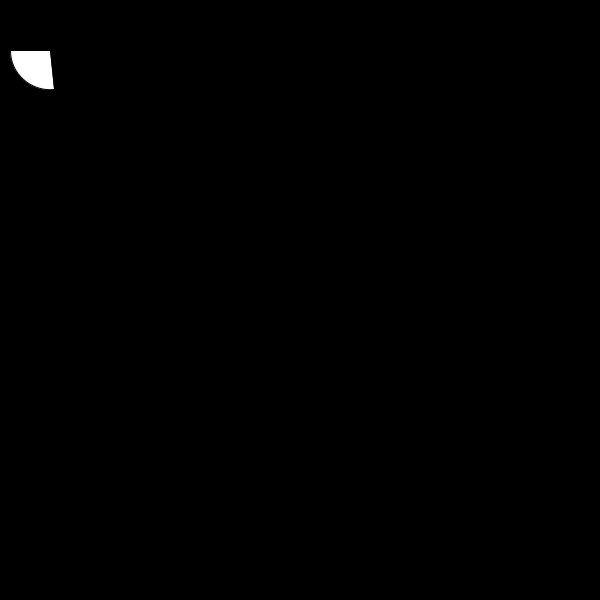
Frame 1 (no input)
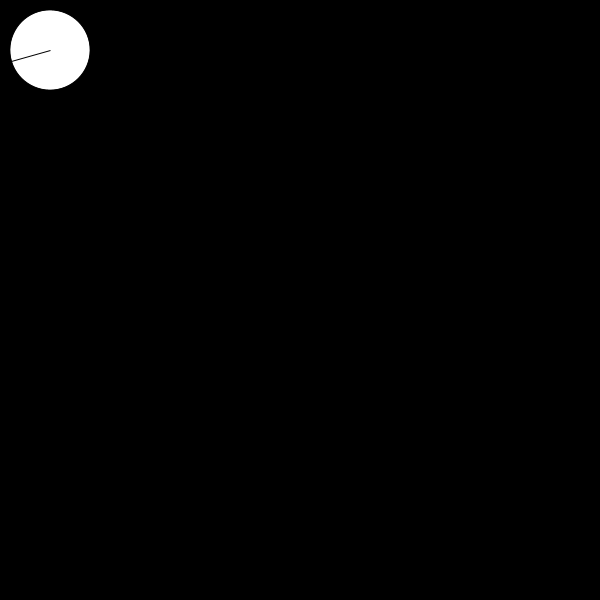
Frame 60 (the mouse pressed at the canvas centre just before this capture)
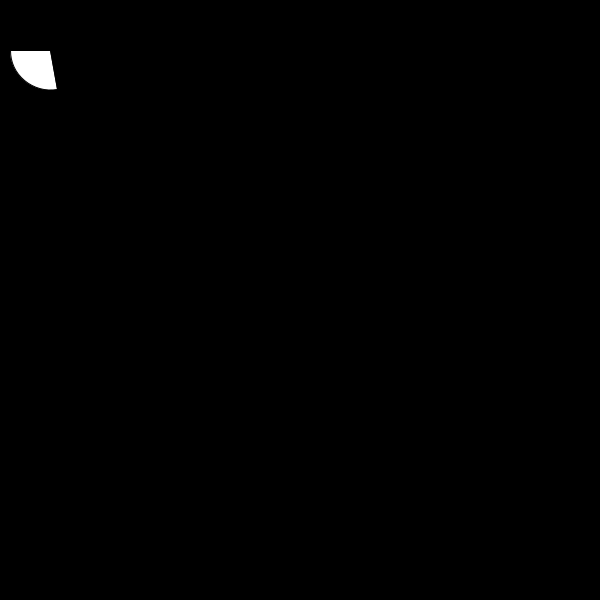
Frame 120 (the mouse held since frame 60 and released just before this capture)

The Processing sketch that drew these frames (run headless with seeded random() and noise(); from frame 60 on, the mouse is pressed at the canvas centre):

// Processing sketch: thisseemsimportant
// ── thisseemsimportant.pde
void setup(){
  size(600,600);
}

void draw(){
  background(0);
  beginShape();
  arc(50, 50, 80, 80, 0+random(-5,5), PI,PIE);
  endShape();
}
